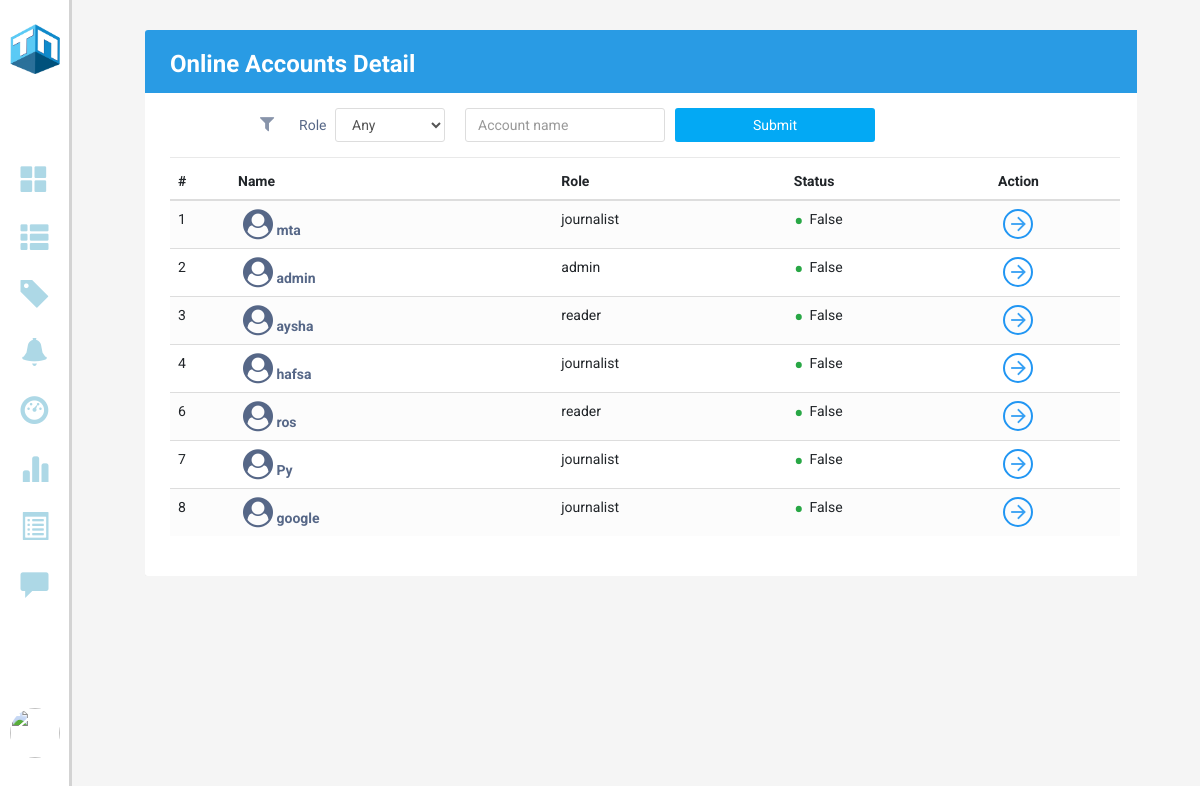
/onlinestatus (signed in), run on the app's committed database.
### models.py (models this page shows)
class Users(db.Model, UserMixin):
    id = db.Column(db.Integer,  primary_key = True, nullable = False)
    email = Column(String, nullable=False, unique = True)
    username = Column(String, nullable=False)
    role = Column(String, nullable=False)
    password = Column(String, nullable=False)
    profile_pic = Column(BLOB, nullable=False)
    mimetype = Column(String, nullable=False)
    status = Column(Boolean, nullable=False)
    created_at = Column(DateTime, server_default = func.now(), nullable=False)
    updated_at = Column(DateTime, server_default = func.now(), server_onupdate = func.now(), nullable=False)
    poster = db.relationship('Posts', backref=backref('poster'), cascade = 'all, delete')
    reporter = db.relationship('Reports', backref=backref('reporter'), cascade = 'all, delete')
    bookmarker = db.relationship('Bookmarks', backref=backref('bookmarker'), cascade = 'all, delete')
    notifier = db.relationship('Notifications', backref=backref('notifier'), cascade = 'all, delete')

### app.py (the view, shortened to what this page needs)
@app.route('/onlinestatus', methods = ['GET', 'POST'])
@login_required
def get_online_users():
    status_form = OnlineStatusForm()
    users = Users.query.order_by().all()
    return render_template("OnlineStatus.html", users = users, status_form = status_form)

### webforms.py
class OnlineStatusForm(FlaskForm):
    role =  SelectField("--Role--", choices=[('any','Any'),('reader','Reader'),('journalist','Journalist')])
    search = StringField("Account name")
    submit = SubmitField()

### app.py (called while the page is built)
@login_manager.user_loader
def load_user(user_id):
    return Users.query.get(int(user_id))

### templates/OnlineStatus.html (shortened to what this page needs)
<!DOCTYPE html>
<html lang="en">
<head>
    <link rel="stylesheet" type="text/css" href="/static/style.css">
    <link rel="stylesheet" href="https://stackpath.bootstrapcdn.com/bootstrap/4.5.0/css/bootstrap.min.css">
    <link rel="stylesheet" href="https://maxcdn.bootstrapcdn.com/font-awesome/4.7.0/css/font-awesome.min.css">
    <link rel="stylesheet" href="https://maxcdn.bootstrapcdn.com/bootstrap/3.3.6/css/bootstrap.min.css">
    <link rel="stylesheet" href="https://cdnjs.cloudflare.com/ajax/libs/font-awesome/4.7.0/css/font-awesome.min.css">
    <link rel="stylesheet" href="https://maxcdn.bootstrapcdn.com/bootstrap/3.3.7/css/bootstrap.min.css"
>
</head>
<body>
    <section class="GContent" style="background-color: #f2f3f4">
        {% include 'left_admin_menu.html' %}
        <div class="G1" style="width: 94%;">
            <div class="Gformat" style="width: 100%;">
                <form action="/onlinestatus", method="post">
                    <div class="container-xl">
                        <div class="table-responsive">
                            <div class="table-wrapper">
                                <div class="table-title">
                                    <div class="row">
                                        <div class="col-sm-4">
                                            <h2 style="color: white;">Online Accounts <b>Detail</b></h2>
                                        </div>
                                    </div>
                                </div>
                                <div class="table-filter">
                                    <div class="row">
                                        <div class="col-sm-9">
                                            {{ status_form.submit(class = ('btn btn-primary'))}}
                                            <div class="filter-group">
                                                {{ status_form.search(class="form-control",
                                                placeholder=status_form.search.label.text)}}
                                            </div>
                                            <div class="filter-group">
                                                <label>Role</label>
                                                {{ status_form.role(class = "form-control")}}
                                            </div>
                                            <span class="filter-icon"><i class="fa fa-filter"></i></span>
                                        </div>
                                    </div>
                                </div>
                                <table class="table table-striped table-hover">
                                    <thead>
                                        <tr>
                                            <th>#</th>
                                            <th>Name</th>
                                            <th>Role</th>
                                            <th>Status</th>
                                            <th>Action</th>
                                        </tr>
                                    </thead>
                                    <tbody>
                                        {% for user in users %}
                                        <tr>
                                            <td>{{user.id}}</td>
                                            <td><a href="#"><i class="fa fa-user-circle" aria-hidden="true"
                                                        style="font-size: 30px;"></i> {{user.username}}</a></td>
                                            <td>{{user.role}}</td>
                                            <td><span class="status text-success">&bull;</span> {{user.status}}</td>
                                            <td><a href="{{ url_for('edit_profile', user_id = user.id) }}" class="view" title="View Details" data-toggle="tooltip"><i
                                                        class="material-icons">&#xE5C8;</i></a></td>
                                        </tr>
                                        {% endfor %}
                                    </tbody>
                                </table>
                            </div>
                        </div>
                    </div>
                </form>
            </div>
        </div>
    </section>
</body>
</html>

### static/style.css (style rules this page uses)
body { margin: 0; padding: 0; font-family: Arial, Helvetica, sans-serif; }
.form-control { width: 100%; margin-left: -5%; }
.GContent .G1 { float: left; margin-left: 6%; padding: 0 4%; width: 64%; }
.Gformat { float: left; width: 75%; padding-left: 10px; }
.Gformat h2 { margin-top: 19px; font-size: 20px; font-weight: bold; color: black; margin-right: 6px; }
.table-responsive { margin: 30px 0; }
.table-wrapper { min-width: 1000px; background: #fff; padding: 20px; box-shadow: 0 1px 1px rgba(0, 0, 0, .05); }
.table-title { padding-bottom: 10px; margin: 0 0 10px; min-width: 100%; }
.table-title h2 { margin: 8px 0 0; font-size: 22px; }
table.table tr th, table.table tr td { border-color: #e9e9e9; }
table.table-striped tbody tr:nth-of-type(odd) { background-color: #fcfcfc; }
table.table td:last-child { width: 130px; }
table.table td a { color: #a0a5b1; display: inline-block; margin: 0 5px; }
table.table td a.view { color: #03A9F4; }
table.table td i { font-size: 19px; }
.table-wrapper { min-width: 1000px; background: #fff; padding: 20px 25px; border-radius: 3px; box-shadow: 0 1px 1px rgba(0, 0, 0, .05); }
.table-title { padding-bottom: 15px; background: #299be4; color: #fff; padding: 16px 30px; margin: -20px -25px 10px; border-radius: 3px 3px 0 0; }
.table-title h2 { margin: 5px 0 0; font-size: 24px; }
table.table tr th, table.table tr td { border-color: #e9e9e9; padding: 12px 15px; vertical-align: middle; }
table.table tr th:first-child { width: 60px; }
table.table tr th:last-child { width: 100px; }
table.table td:last-child i { opacity: 0.9; font-size: 22px; margin: 0 5px; }
table.table td a { font-weight: bold; color: #566787; display: inline-block; text-decoration: none; }
.text-success { color: #10c469; }
.table-wrapper .btn { float: right; color: #333; background-color: #fff; border-radius: 3px; border: none; outline: none !important; margin-left: 10px; }
.table-wrapper .btn.btn-primary { color: #fff; background: #03A9F4; }
.table-title { color: #fff; padding: 16px 25px; margin: -20px -25px 10px; border-radius: 3px 3px 0 0; }
.table-filter .filter-group { float: right; margin-left: 15px; }
.table-filter input, .table-filter select { height: 34px; border-radius: 3px; border-color: #ddd; box-shadow: none; }
.table-filter { padding: 5px 0 15px; border-bottom: 1px solid #e9e9e9; margin-bottom: 5px; }
.table-filter .btn { height: 34px; }
.table-filter label { font-weight: normal; margin-left: 10px; }
.table-filter select, .table-filter input { display: inline-block; margin-left: 5px; }
.table-filter input { width: 200px; display: inline-block; }
.filter-group select.form-control { width: 110px; }
.filter-icon { float: right; margin-top: 7px; }
.filter-icon i { font-size: 18px; opacity: 0.7; }
table.table tr th:last-child { width: 80px; }
table.table td a.view { width: 30px; height: 30px; color: #2196F3; border: 2px solid; border-radius: 30px; text-align: center; }
table.table td a.view i { font-size: 22px; margin: 2px 0 0 1px; }
.status { font-size: 30px; margin: 2px 2px 0 0; display: inline-block; vertical-align: middle; line-height: 10px; }

### templates/OnlineStatus.html (style rules this page uses)
body { color: #566787; background: #f5f5f5; font-family: 'Roboto', sans-serif; }

### data on the page
Users: id "1", username "mta", role "journalist", status "False"
Users: id "2", username "admin", role "admin", status "False"
Users: id "3", username "aysha", role "reader", status "False"
Users: id "4", username "hafsa", role "journalist", status "False"
Users: id "6", username "ros", role "reader", status "False"
Users: id "7", username "Py", role "journalist", status "False"
Users: id "8", username "google", role "journalist", status "False"
